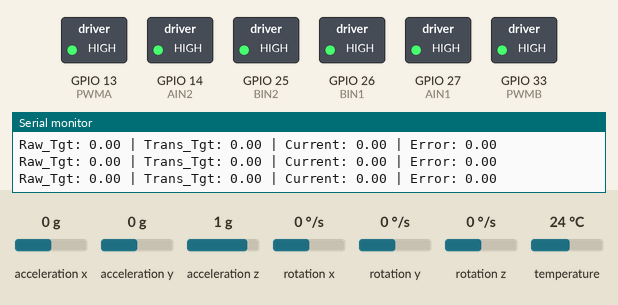
The sketch below on a simulated ESP32. Parts: switched loads named in the sketch (green lamp = pin HIGH), the last lines printed to the serial monitor. Dashed ring = blinking. The test bench sets the inputs (shaded band); at power-on: rotation z 0 °/s, acceleration x 0 g, acceleration y 0 g, acceleration z 1 g, rotation x 0 °/s, rotation y 0 °/s, temperature 24 °C.

Above: at 2.5 s.
2.6 s: rotation z set to -192 °/s
At 4.2 s:
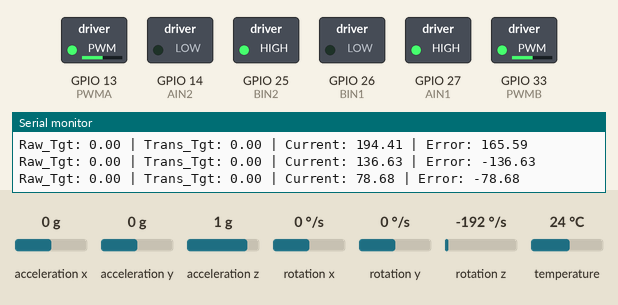
5.6 s: rotation z set to 192 °/s
8.6 s: rotation z set to 0 °/s
At 8.6 s:
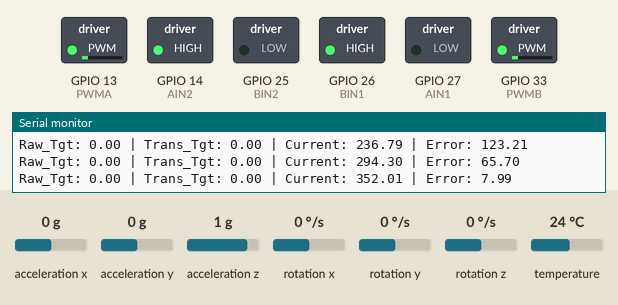
10.1 s: rotation z set to 100 °/s
At 12.5 s:
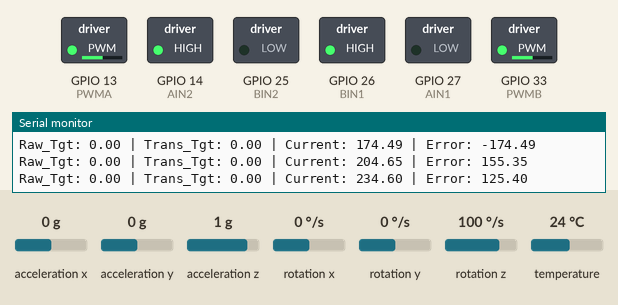
Timing chart, 0 to 12.7 s (numbered marks = the images above; inputs shaded):
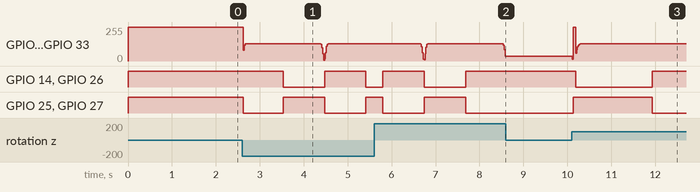

Measured:
- after the input at 2.6 s, GPIO 14 (AIN2), GPIO 26 (BIN1): HIGH → LOW after 0.93 s, → HIGH 0.94 s later, → LOW 0.94 s later; GPIO 25 (BIN2), GPIO 27 (AIN1): alternates HIGH for 0.94 s and LOW for 0.92 s, starting at once
- after the input at 8.6 s, GPIO 13 (PWMA), GPIO 33 (PWMB): stays 37/255 (without the input it goes to 255/255 after 0.01 s); GPIO 14 (AIN2), GPIO 26 (BIN1): stays HIGH (without the input it goes to LOW after 0.05 s); GPIO 25 (BIN2), GPIO 27 (AIN1): stays LOW (without the input it goes to HIGH after 0.01 s)
- after the input at 10.1 s, GPIO 13 (PWMA), GPIO 33 (PWMB): 37/255 → 255/255 at once, → 130/255 0.08 s later; GPIO 14 (AIN2), GPIO 26 (BIN1): HIGH → LOW after 0.09 s, → HIGH 1.7 s later; GPIO 25 (BIN2), GPIO 27 (AIN1): LOW → HIGH at once, → LOW 1.8 s later

The sketch:

receive3.ino
```cpp
#include <WiFi.h>
#include <esp_now.h>
#include <Wire.h>
#include <Adafruit_MPU6050.h>
#include <Adafruit_Sensor.h>
#include <math.h>

typedef struct struct_message {
  float yaw; float pitch; float roll;
} __attribute__((packed)) struct_message;

struct_message incomingData;
volatile float raw_target_yaw = 0.0f;
volatile bool first_data_received = false;

/* ========= 腳位定義 ========= */
const int PWMA = 13; const int AIN2 = 14; const int AIN1 = 27;
const int BIN1 = 26; const int BIN2 = 25; const int PWMB = 33;
const int I2C_SDA = 21; const int I2C_SCL = 22;

Adafruit_MPU6050 localMpu;
float gz_offset = 0.0f;
float current_yaw = 0.0f;
unsigned long prevMicros = 0;

float yaw_offset = 0.0f;
bool origin_set = false;

const double Kp_turn = 4.5;
const double Kd_turn = 0.5;
float last_error = 0.0f;
bool is_moving = false;

const int MAX_SPEED = 130;
const int MIN_SPEED = 65;
bool mpu_ready = false;

unsigned long lastMpuReadTime = 0;
const unsigned long MPU_READ_INTERVAL = 20; // 嚴格的 20 毫秒排程 (50Hz)

static inline float wrap360(float a) {
  while (a < 0.0f) a += 360.0f;
  while (a >= 360.0f) a -= 360.0f;
  return a;
}

void MotorWriting(double vL, double vR) {
  if (vL == 0) {
    digitalWrite(AIN1, HIGH); digitalWrite(AIN2, HIGH); analogWrite(PWMA, 255);
  } else if (vL > 0) {
    digitalWrite(AIN1, LOW);  digitalWrite(AIN2, HIGH); analogWrite(PWMA, (int)vL);
  } else {
    digitalWrite(AIN1, HIGH); digitalWrite(AIN2, LOW);  analogWrite(PWMA, (int)-vL);
  }
  if (vR == 0) {
    digitalWrite(BIN1, HIGH); digitalWrite(BIN2, HIGH); analogWrite(PWMB, 255);
  } else if (vR > 0) {
    digitalWrite(BIN1, LOW);  digitalWrite(BIN2, HIGH); analogWrite(PWMB, (int)vR);
  } else {
    digitalWrite(BIN1, HIGH); digitalWrite(BIN2, LOW);  analogWrite(PWMB, (int)-vR);
  }
}

void OnDataRecv(const uint8_t * mac, const uint8_t *incomingDataRaw, int len) {
  if (len >= sizeof(struct_message)) {
    memcpy(&incomingData, incomingDataRaw, sizeof(struct_message));
    raw_target_yaw = wrap360(incomingData.yaw);
    first_data_received = true;
  }
}

void setup() {
  Serial.begin(115200);
  pinMode(PWMA, OUTPUT); pinMode(PWMB, OUTPUT);
  pinMode(AIN1, OUTPUT); pinMode(AIN2, OUTPUT);
  pinMode(BIN1, OUTPUT); pinMode(BIN2, OUTPUT);
  MotorWriting(0, 0);

  Wire.begin(I2C_SDA, I2C_SCL, 400000);
  if (localMpu.begin()) {
    localMpu.setAccelerometerRange(MPU6050_RANGE_2_G);
    localMpu.setGyroRange(MPU6050_RANGE_250_DEG);
    localMpu.setFilterBandwidth(MPU6050_BAND_21_HZ);
    delay(500);
    float sum_gz = 0.0f;
    for (int i = 0; i < 200; i++) {
      sensors_event_t a, g, temp;
      if (localMpu.getEvent(&a, &g, &temp)) sum_gz += g.gyro.z * 180.0f / PI;
      delay(2);
    }
    gz_offset = sum_gz / 200.0f;
    mpu_ready = true;
  }

  WiFi.mode(WIFI_STA);
  if (esp_now_init() != ESP_OK) return;
  esp_now_register_recv_cb(esp_now_recv_cb_t(OnDataRecv));

  prevMicros = micros();
  lastMpuReadTime = millis();
}

void loop() {
  unsigned long currentMillis = millis();

  /* 1. 【防干擾修正】定時更新小車絕對角度 */
  if (mpu_ready && (currentMillis - lastMpuReadTime >= MPU_READ_INTERVAL)) {
    lastMpuReadTime = currentMillis;
    sensors_event_t a, g, temp;
    if (localMpu.getEvent(&a, &g, &temp)) {
      unsigned long now = micros();
      float dt = (now - prevMicros) * 1e-6f;
      prevMicros = now;

      // 強制限制 dt 的合理範圍，不讓通訊延遲帶偏積分
      if (dt <= 0.0f || dt > 0.04f) dt = 0.02f;

      float gz_deg = (g.gyro.z * 180.0f / PI) - gz_offset;
      if (abs(gz_deg) > 0.50f) { // 微調死區
        current_yaw += gz_deg * dt;
      }
      current_yaw = wrap360(current_yaw);
    }
  }

 /* 2. 鎖定原點 Offset (修正版) */
  /* 2. 鎖定原點 Offset (改為開機相對180度版) */
  if (first_data_received && mpu_ready && !origin_set) {
    // 公式推導：我們希望 translated_target_yaw = wrap360(raw_target_yaw - yaw_offset) == 180.0f
    // 所以反推可得：
    yaw_offset = wrap360(raw_target_yaw - 180.0f);

    // 同步將小車當前的角度初始化為 180.0 度
    // 這樣 translated_target_yaw(180) - current_yaw(180) == 0，小車開機時就不會動
    current_yaw = 0.0f;

    origin_set = true;
    Serial.println(">>>>>> ORIGIN LOCKED AT Relative 180° <<<<<<");
  }

  /* 3. 絕對座標控制演算法 */
  float translated_target_yaw = wrap360(raw_target_yaw - yaw_offset);
  float error = translated_target_yaw - current_yaw;

  if (error > 180.0f)  error -= 360.0f;
  if (error < -180.0f) error += 360.0f;

  float abs_error = abs(error);

  if (!is_moving) {
    if (abs_error > 5.0f) is_moving = true;
  } else {
    if (abs_error < 1.5f) is_moving = false;
  }

  if (!is_moving) {
    MotorWriting(0, 0); last_error = error;
  } else {
    float error_diff = error - last_error;
    last_error = error;
    float control_output = error * Kp_turn + error_diff * Kd_turn;
    int motor_speed = (int)control_output;

    float min_speed_factor = 1.0f;
    if (abs_error < 10.0f) min_speed_factor = (abs_error - 1.5f) / (10.0f - 1.5f);
    int dynamic_min_speed = (int)(MIN_SPEED * min_speed_factor);

    if (motor_speed > 0)  motor_speed += dynamic_min_speed;
    if (motor_speed < 0)  motor_speed -= dynamic_min_speed;

    motor_speed = constrain(motor_speed, -MAX_SPEED, MAX_SPEED);
    MotorWriting(motor_speed, -motor_speed);
  }

  /* 4. 定時監控 */
  static unsigned long lastPrint = 0;
  if (currentMillis - lastPrint > 300) {
    lastPrint = currentMillis;
    Serial.print("Raw_Tgt: "); Serial.print(raw_target_yaw);
    Serial.print(" | Trans_Tgt: "); Serial.print(translated_target_yaw);
    Serial.print(" | Current: "); Serial.print(current_yaw);
    Serial.print(" | Error: "); Serial.println(error);
  }
}
```
